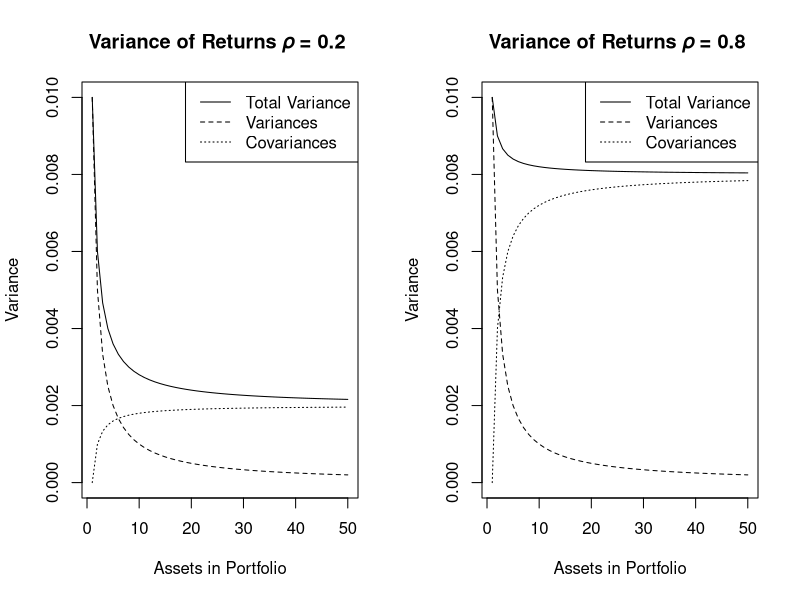
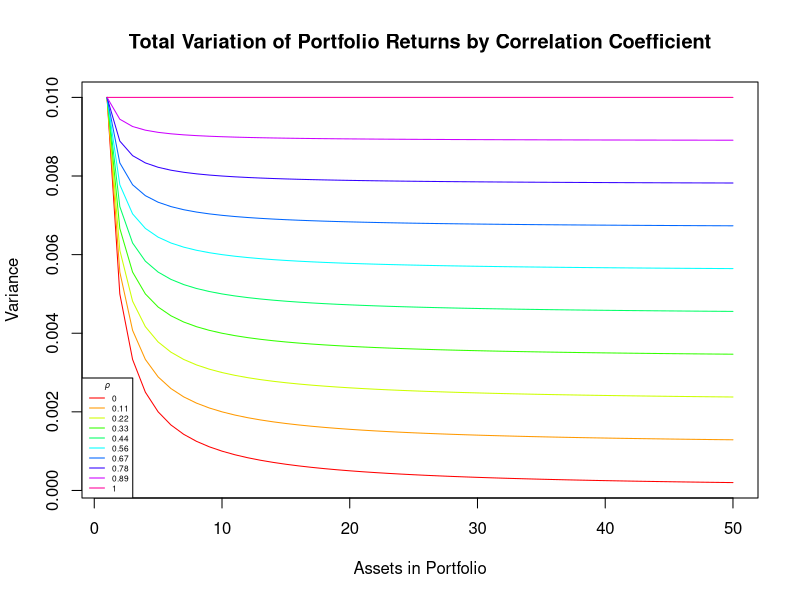
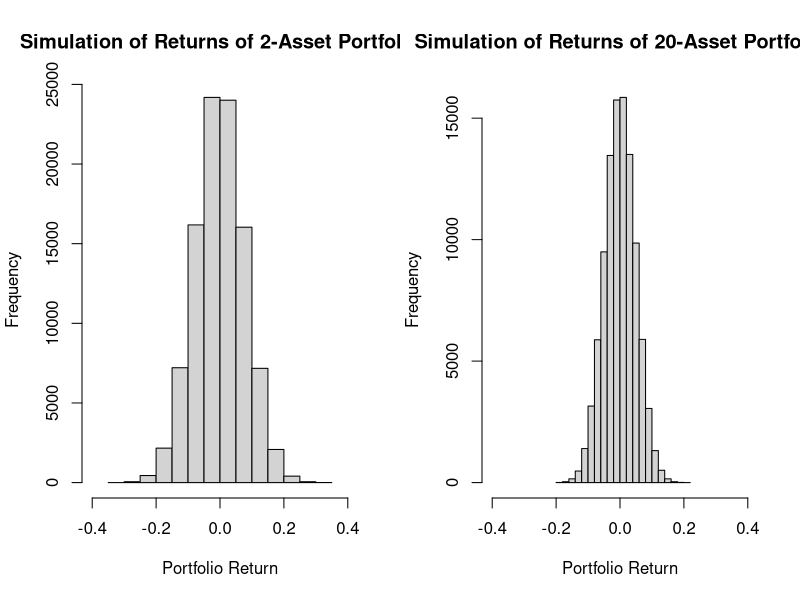

These figures' R source, in order: (Note: this script raises an error after producing the figures.)
library(MASS)
set.seed(500)

var_sum <- 0; covar_sum <- 0; total_var <- 0 #Predefine terms in the for loop

sd <- 0.1
rho <- 0.2
variance <- sd*sd # Variance is 0.01
covariance <- variance*rho # Remember the formula for correlation coefficient above, we get 0.002 here

for(n in 1:50){
  var_sum[n] <- 1/n * variance # Average of the same variance term 0.01 remains 0.01
  covar_sum[n] <- (n-1)/(n) * covariance # Average of the same covariance terms 0.002 remain 0.002
  total_var[n] <- var_sum[n] + covar_sum[n]
}

total_var

var_sum_p <- 0; covar_sum_p <- 0; total_var_p <- 0
sd <- 0.1
rho <- 0.8
variance <- sd*sd
covar <- variance*rho
for(n in 1:50){
  var_sum_p[n] <- 1/n * variance # Again, average of same variance terms of 0.01 remains 0.01
  covar_sum_p[n] <- (n-1)/n * covar # Average of same covariance terms of 0.008 remains 0.008
  total_var_p[n] <- var_sum_p[n] + covar_sum_p[n]
}
total_var_p

par(mfrow=c(1,2))
plot(1:50, total_var, type='l', xlab= 'Assets in Portfolio', ylab= 'Variance', ylim=c(0,0.01), main='Variance of Returns 𝜌 = 0.2 ')
lines(1:50, var_sum, type='l', lty=2)
lines(1:50, covar_sum, type='l', lty=3)
legend('topright', lty=c(1,2,3), c('Total Variance', 'Variances', 'Covariances'))

plot(1:50, total_var_p, type='l', xlab= 'Assets in Portfolio', ylab= 'Variance', ylim=c(0,0.01), main='Variance of Returns 𝜌 = 0.8 ')
lines(1:50, var_sum_p, type='l', lty=2)
lines(1:50, covar_sum_p, type='l', lty=3)
legend('topright', lty=c(1,2,3), c('Total Variance', 'Variances', 'Covariances'))

# Create matrix of the data set to show the variance of portfolio returns as correlation coefficient changes
var_sum <- matrix(NA, 10, 50); covar_sum <- matrix(NA, 10, 50); total_var <- matrix(NA, 10, 50)
rho_seq <- seq(0,1,length.out=10)
sd <- 0.1
var <- sd*sd

for(n in 1:length(rho_seq)){
  for(k in 1:50){
    var_sum[n,k] <- 1/k * var
    covar_sum[n,k] <- (k-1)/k * rho_seq[n] * var
    total_var[n,k] <- var_sum[n,k] + covar_sum[n,k]
  }
}
total_var

# Let us graph variance of portfolio returns by different correlation coefficients
color <- rainbow(10)
par(mfrow=c(1,1))
plot(1:50, total_var[1,], type="l", col = color[1], xlab= 'Assets in Portfolio', ylab='Variance', main='Total Variation of Portfolio Returns by Correlation Coefficient')
for(i in 2:10){
  lines(1:50, total_var[i,], type="l", col=color[i])
}
legend('bottomleft', lty=c(rep(1,10)), col=color, as.character(round(rho_seq,2)), cex=0.5, title='𝜌')


# Simulation of stock returns
sd <- 0.1
rho <- 0.2

# 2-asset portfolio
n_1 <- 2
mean_1<- as.vector(rep(0, n_1))
# The variance-covariance matrix is 2x2 as there are 2 assets. We first fill in the matrix with only the
# covariance inputs, because all covariance entries will be the same and they are in the off diagonals.
var_cov_mat_1 <- matrix(sd*sd*rho, n_1 , n_1 ) 
# Now, we simply change the diagonals in the previously created matrix to the variance terms to fit the definition
# of variance-covariance matrix
diag(var_cov_mat_1) <- sd*sd

mean_1
var_cov_mat_1

# 20-asset portfolio
n_2<- 20
mean_2<- as.vector(rep(0, n_2))
# The variance-covariance matrix is 20x20 as there are 20 assets. We first fill in the matrix with only the
# covariance inputs, because all covariance entries will be the same and they are in the off diagonals.
var_cov_mat_2 <- matrix(sd*sd*rho, n_2, n_2) 
# Now, we simply change the diagonals in the previously created matrix to the variance terms to fit the definition
# of variance-covariance matrix
diag(var_cov_mat_2) <- sd*sd

mean_2
var_cov_mat_2

# Simulation of stock returns of 

nsims <- 100000
result_sim_1 <- mvrnorm(nsims, mean_1, var_cov_mat_1); result_sim_1
sim_1 <- rowMeans(result_sim_1); sim_1
result_sim_2 <- mvrnorm(nsims, mean_2, var_cov_mat_2)
sim_2 <- rowMeans(result_sim_2); sim_2
par(mfrow=c(1,2))
hist(sim_1, xlab='Portfolio Return', main='Simulation of Returns of 2-Asset Portfolio', xlim=c(-0.4,0.4))
hist(sim_2, xlab='Portfolio Return', main='Simulation of Returns of 20-Asset Portfolio', xlim=c(-0.4,0.4))

# Check VaR 
quantile(sim_1, 0.99)
quantile(sim_1, 0.01)

quantile(sim_2, 0.99)
quantile(sim_2, 0.01)

# Insurance example:

claims_ind <- function(sims, house){
  # First generate sims*house independent probabilities of claims
  prob <- runif(house*sims)
  # Now, make a matrix of zeroes, and use which() function to apply values of
  # 0, 5000, 100 000, 1 000 000 into the matrix
  prob_mat <- matrix(0, 1, sims*house)
  prob_mat[which(prob <= 0.95)] <- 0
  prob_mat[which(prob > 0.95 & prob <= 0.999)] <- 5000
  prob_mat[which(prob > 0.999 & prob <= 0.9999)] <- 100000
  prob_mat[which(prob > 0.9999)] <- 1000000
  # Regroup the matrix into the proper order by row and column! 
  prob_mat_fin <- matrix(prob_mat, sims, house)
  total_claims <- rowSums(prob_mat_fin)
  total_claims
}


claims_corr <- function(sims, house){
  # First generate dependent probabilities of claims with only sims.
  prob <- runif(sims)
  # Then, replace probabilities with the values of 0, 5000, 100000, 1000000
  prob_mat <- matrix(0, 1, sims)
  prob_mat[which(prob <= 0.95)] <- 0
  prob_mat[which(prob > 0.95 & prob <= 0.999)] <- 5000
  prob_mat[which(prob > 0.999 & prob <= 0.9999)] <- 100000
  prob_mat[which(prob > 0.9999)] <- 1000000
  # This matrix replicates the probability vector above by the number of columns, 
  # that is number of houses inputted. The idea with this structure is if a probability
  # is high enough to trigger a claim, the other columns will follow suit since they are
  # replicated, mimicking the nature of housing claims that are perfectly correlated.
  prob_mat_fin <- matrix(prob_mat, sims, house)
  total_claims <- rowSums(prob_mat_fin)
  total_claims
}

# Note, be careful on typing which(prob <= 0.5) and which(prob_mat <= 0.5).
# The reason why which(prob_mat <= 0.5) is not appropriate is because you essentially
# ask the code to check whether ALL elements of the matrix (because prob_mat is a matrix) is
# less than 0.5! If this is satisfied then ALL elements of the matrix will be assigned the same
# value but that is not we want. We want to check the value which every SINGLE element can take!

claims_ind_10 <- claims_ind(100000,10)
claims_ind_100 <- claims_ind(100000,100)
claims_ind_1000 <- claims_ind(100000,1000)

claims_corr_10 <- claims_corr(100000,10)
claims_corr_100 <- claims_corr(100000,100)
claims_corr_1000 <- claims_corr(100000,1000)

# Checks the top 20 highest total claims of each simulation of 10, 100 portfolio houses
head(claims_ind_10[order(-claims_ind_10)], 20)
head(claims_corr_10[order(-claims_corr_10)], 20)

head(claims_ind_100[order(-claims_ind_100)], 20)
head(claims_corr_100[order(-claims_corr_100)], 20)

head(claims_ind_1000[order(-claims_ind_1000)], 20)
head(claims_corr_1000[order(-claims_corr_1000)], 20)

# Create histogram of simulated total_claims distribution
par(mfrow=c(3,3))
hist(claims_ind_10, breaks=50, xlab='Total Claim', main='Distribution Total Claims of 10 Policies Portfolio 𝜌 = 0', cex.main=0.8)
hist(claims_ind_100, breaks=50, xlab='Total Claim', main='Distribution Total Claims of 100 Policies Portfolio 𝜌 = 0', cex.main=0.8)
hist(claims_ind_1000,  breaks=50, xlab='Total Claim', main='Distribution Total Claims of 1000 Policies Portfolio 𝜌 = 0', cex.main=0.8)
hist(claims_corr_10, breaks=50, xlab='Total Claim', main='Distribution Total Claims of 10 Policies Portfolio 𝜌 = 1', cex.main=0.8)
hist(claims_corr_100, breaks=50, xlab='Total Claim', main='Distribution Total Claims of 100 Policies Portfolio 𝜌 = 1', cex.main=0.8)
hist(claims_corr_1000, breaks=50, xlab='Total Claim', main='Distribution Total Claims of 1000 Policies Portfolio 𝜌 = 1', cex.main=0.8)


# Tails of histogram is not that clear especially for the cases of perfect correlation
# Let us use table() to check the different claim amounts and also its respective probability.
table(claims_corr_10)/100000
table(claims_corr_100)/100000
table(claims_corr_1000)/100000

table(claims_ind_10)/100000
table(claims_ind_100)/100000
table(claims_ind_1000)/100000

# Max()
max(claims_corr_10)
max(claims_corr_100)
max(claims_corr_1000)

max(claims_ind_10)
max(claims_ind_100)
max(claims_ind_1000)
